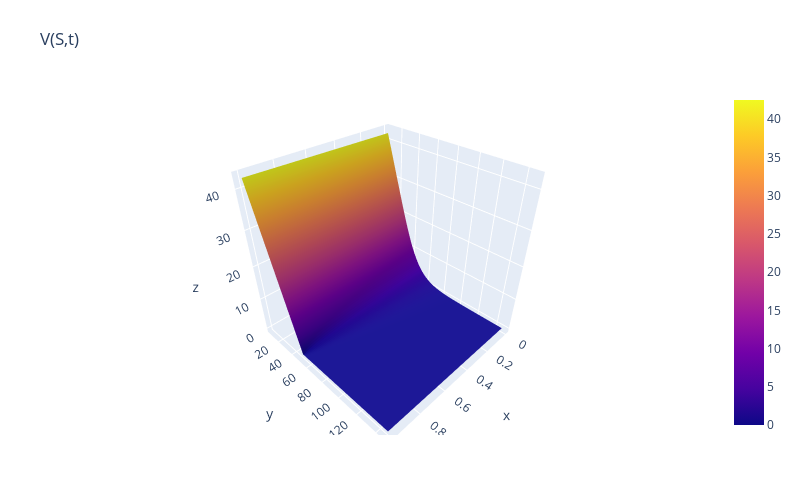

Notebook cell for this chart:
### Code cell
%matplotlib inline
grid0.net = net
grid0.transform()
grid0.plot(0, cut=True)
grid0.plot(5, cut=True)

### Figure 1 — Plotly figure (JSON) as saved in the notebook; plotly's stock layout.template omitted (floating-point values rounded to 4 significant figures; data arrays with more than 128 entries replaced by an {"elided": "..."} marker saying what was removed)
{"data": [{"x": {"elided": "201 float values"}, "y": {"elided": "150 float values"}, "z": {"elided": "150x201 float values"}, "type": "surface"}], "layout": {"margin": {"l": 65, "r": 50, "b": 65, "t": 90}, "title": {"text": "V(S,t)"}, "autosize": false, "width": 800, "height": 500}}
